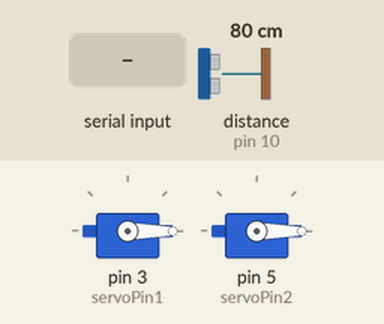
Recording of a sketch running on a simulated Arduino Uno, built with avr-gcc and run on an emulated ATmega328P. Shown: 2 × servo. Wiring (inferred from the names in the program): ultrasonic range finder: trigger pin 9; echo pin 10. Inputs (shaded band) come from the test bench; at power-on: distance to the obstacle (sensor on pin 10) 80 cm. The echo pulse lasts 58.3 µs per cm; what the sketch prints to the serial monitor is not drawn.

Above: at 1.2 s.
1.3 s: "90,45\n" received over Serial
At 3.05 s:
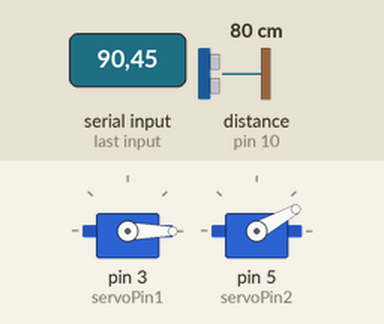
At 6.1 s:
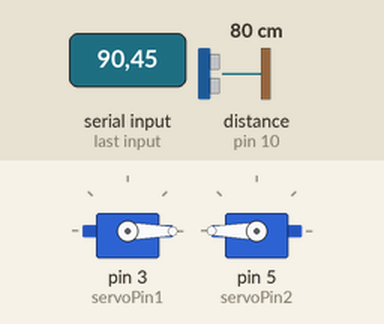
Timing chart, 0 to 10.5 s (numbered marks = the images above; inputs shaded):
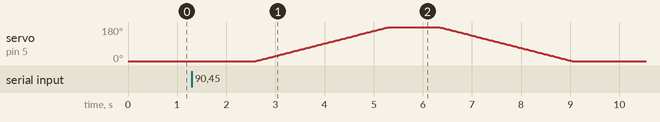

The sketch:

Utlrasonic_senor+servo_motor.ino
```cpp
#include <Blynk.h>

#include <Servo.h>

// Define pins for ultrasonic sensor
const int trigPin = 9;
const int echoPin = 10;

// Define two servo motors
Servo servo1; // Servo for "organic"
Servo servo2; // Servo for "recyclable"
const int servoPin1 = 3; // Pin for Servo 1 (organic)
const int servoPin2 = 5; // Pin for Servo 2 (recyclable)

// Variables
long duration;
int distance;
int piResponse;

void setup() {
  // Initialize serial communication
  Serial.begin(9600);

  // Set up ultrasonic sensor pins
  pinMode(trigPin, OUTPUT);
  pinMode(echoPin, INPUT);

  // Attach servo motors
  servo1.attach(servoPin1);
  servo2.attach(servoPin2);

  // Move both servos to neutral position
  servo1.write(0);
  servo2.write(0);
}

void moveServo(Servo &servo) {
  // Move from 0 to 180 degrees
  for (int pos = 0; pos <= 180; pos++) {
    servo.write(pos); // Set the servo position
    delay(15);        // Wait 15ms for the servo to reach the position
  }

  delay(1000); // Pause for 1 second at 180 degrees

  // Move back from 180 to 0 degrees
  for (int pos = 180; pos >= 0; pos--) {
    servo.write(pos); // Set the servo position
    delay(15);        // Wait 15ms for the servo to reach the position
  }

  delay(1000); // Pause for 1 second at 0 degrees
}

void loop() {
  // Measure distance using ultrasonic sensor
  distance = getDistance();

  // If object is detected within 10 cm, send data to Raspberry Pi
  if (distance > 0 && distance <= 10) {
    Serial.println(1); // Send "1" to Raspberry Pi
  } else {
    Serial.println(0); // Send "0" to Raspberry Pi
  }

  // Wait for Raspberry Pi response
  if (Serial.available() > 0) {
    piResponse = Serial.parseInt(); // Read response from Raspberry Pi

    if (piResponse == 0) {
      moveServo(servo2); // Move the second servo (recyclable)
    } else if (piResponse == 1) {
      moveServo(servo1); // Move the first servo (organic)
    }
  }

  delay(100); // Short delay for stability
}

int getDistance() {
  // Send a 10us pulse to trigger pin
  digitalWrite(trigPin, LOW);
  delayMicroseconds(2);
  digitalWrite(trigPin, HIGH);
  delayMicroseconds(10);
  digitalWrite(trigPin, LOW);

  // Read the echo pin and calculate the distance
  duration = pulseIn(echoPin, HIGH);
  int distance = duration * 0.034 / 2; // Convert to cm

  return distance;
}
```

Measured:
- after the input at 1.3 s, servo on pin 5 (servoPin2): rises from 0° to 180° in 2.7 s, then falls to 0° in 3.7 s
